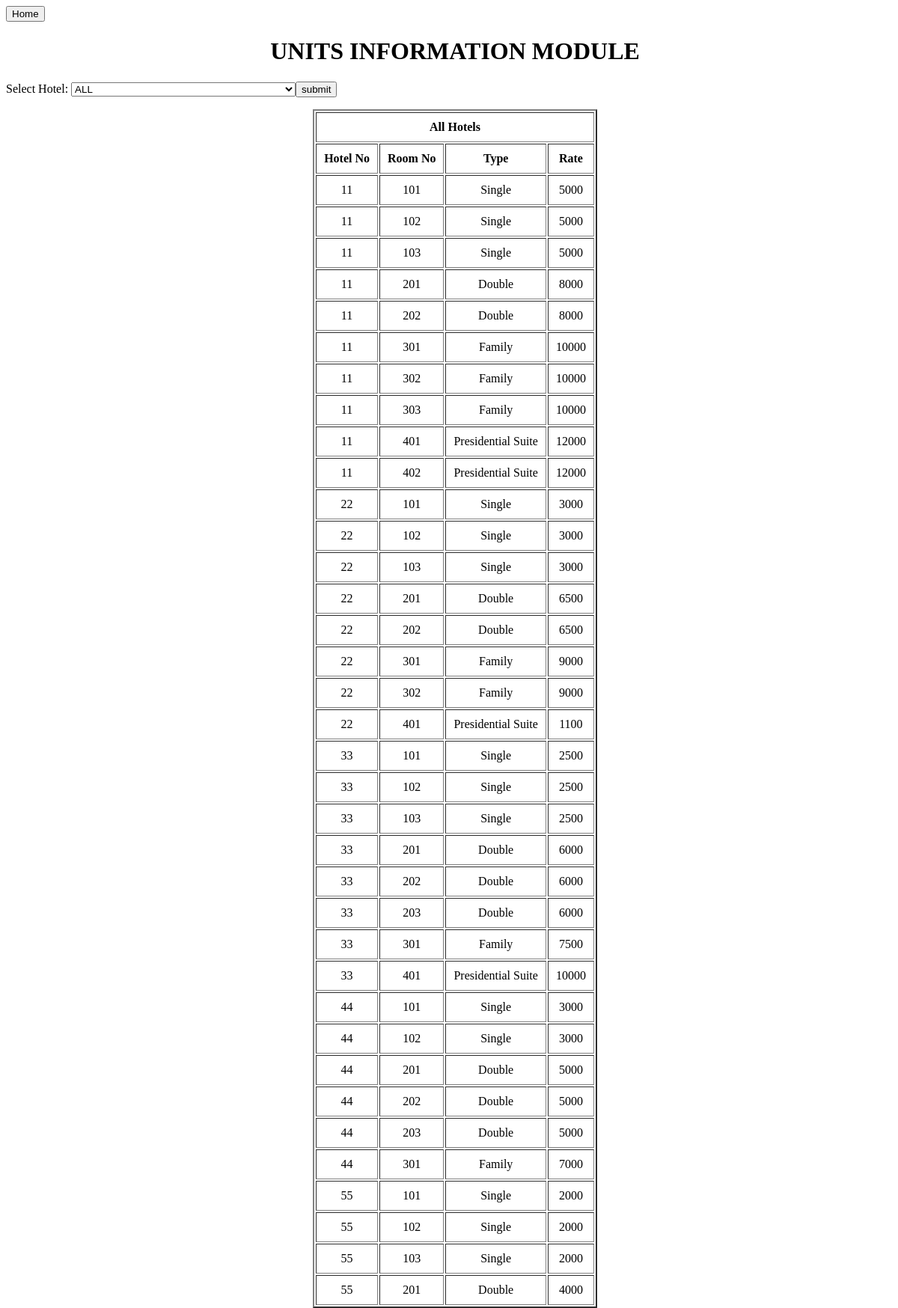
The page /uim.php on the database its author committed.
### tables this page shows
CREATE TABLE rooms(hno INT(2) REFERENCES hotel(hno), rno INT(3), rtype VARCHAR(20), rate INT(5), PRIMARY KEY(hno,rno));

### uim.php (the view, shortened to what this page needs)
<html>
    <head>
        <?php
            $conn = dbconn();
            if (empty($_POST['hno']))
                $q="SELECT * FROM rooms;";
            else
            {
                $hno=$_POST['hno'];
                $resname = mysqli_query($conn, "SELECT hname FROM hotel WHERE hno=$hno");
                $hname = mysqli_fetch_row($resname);
                $q = "SELECT * FROM rooms WHERE hno=$hno";
            }
            if (!empty($q))
            {
                $result = mysqli_query($conn, $q);
            }
        ?>
        <link rel="stylesheet" href="style.css">
    </head>
    <body>
        <button onclick="window.location.href='index.php'">Home</button>
        <h1 align=center>UNITS INFORMATION MODULE</h1>
        <form method=POST action="#">
            Select Hotel:
            <select name="hno" style="width:300px;"><option value="">ALL</option></tr>
            </select><input type=submit name=submit value=submit>
        </form>
        <table border=2 align=center>
            <tr><th colspan=4>
                    <?php echo (isset($_POST['hno']))?"$hname[0]" :"All Hotels";?>
                </th></tr>
            <tr><th>Hotel No</th><th>Room No</th>
                <th>Type</th><th>Rate</th></tr>
            <?php
                while($arr=mysqli_fetch_row($result))
                {
                    echo "<tr>
                            <td>$arr[0]</td>
                            <td>$arr[1]</td>
                            <td>$arr[2]</td>
                            <td>$arr[3]</td>
                        </tr>";
                }
            ?>
        </table>
    </body>
</html>

### style.css (style rules this page uses)
body { height: 100vh; width: 100vw; background-image: url('cn.jpg'); background-size:cover; background-repeat: no-repeat; background-attachment: fixed; background-position: center; }
table { background: rgb(255,255,255,.8); text-align: center; }
h1 { background: rgb(255,255,255,.8); }
tr,td,th { text-align: center; padding: 10px; }

### rows shown on the page
rooms: hno "11", rno "101", rtype "Single", rate "5000"
rooms: hno "11", rno "102", rtype "Single", rate "5000"
rooms: hno "11", rno "103", rtype "Single", rate "5000"
rooms: hno "11", rno "201", rtype "Double", rate "8000"
rooms: hno "11", rno "202", rtype "Double", rate "8000"
rooms: hno "11", rno "301", rtype "Family", rate "10000"
rooms: hno "11", rno "302", rtype "Family", rate "10000"
rooms: hno "11", rno "303", rtype "Family", rate "10000"
rooms: hno "11", rno "401", rtype "Presidential Suite", rate "12000"
rooms: hno "11", rno "402", rtype "Presidential Suite", rate "12000"
rooms: hno "22", rno "101", rtype "Single", rate "3000"
rooms: hno "22", rno "102", rtype "Single", rate "3000"
rooms: hno "22", rno "103", rtype "Single", rate "3000"
rooms: hno "22", rno "201", rtype "Double", rate "6500"
rooms: hno "22", rno "202", rtype "Double", rate "6500"
rooms: hno "22", rno "301", rtype "Family", rate "9000"
rooms: hno "22", rno "302", rtype "Family", rate "9000"
rooms: hno "22", rno "401", rtype "Presidential Suite", rate "1100"
rooms: hno "33", rno "101", rtype "Single", rate "2500"
rooms: hno "33", rno "102", rtype "Single", rate "2500"
rooms: hno "33", rno "103", rtype "Single", rate "2500"
rooms: hno "33", rno "201", rtype "Double", rate "6000"
rooms: hno "33", rno "202", rtype "Double", rate "6000"
rooms: hno "33", rno "203", rtype "Double", rate "6000"
rooms: hno "33", rno "301", rtype "Family", rate "7500"
rooms: hno "33", rno "401", rtype "Presidential Suite", rate "10000"
rooms: hno "44", rno "101", rtype "Single", rate "3000"
rooms: hno "44", rno "102", rtype "Single", rate "3000"
rooms: hno "44", rno "201", rtype "Double", rate "5000"
rooms: hno "44", rno "202", rtype "Double", rate "5000"
rooms: hno "44", rno "203", rtype "Double", rate "5000"
rooms: hno "44", rno "301", rtype "Family", rate "7000"
rooms: hno "55", rno "101", rtype "Single", rate "2000"
rooms: hno "55", rno "102", rtype "Single", rate "2000"
rooms: hno "55", rno "103", rtype "Single", rate "2000"
rooms: hno "55", rno "201", rtype "Double", rate "4000"
